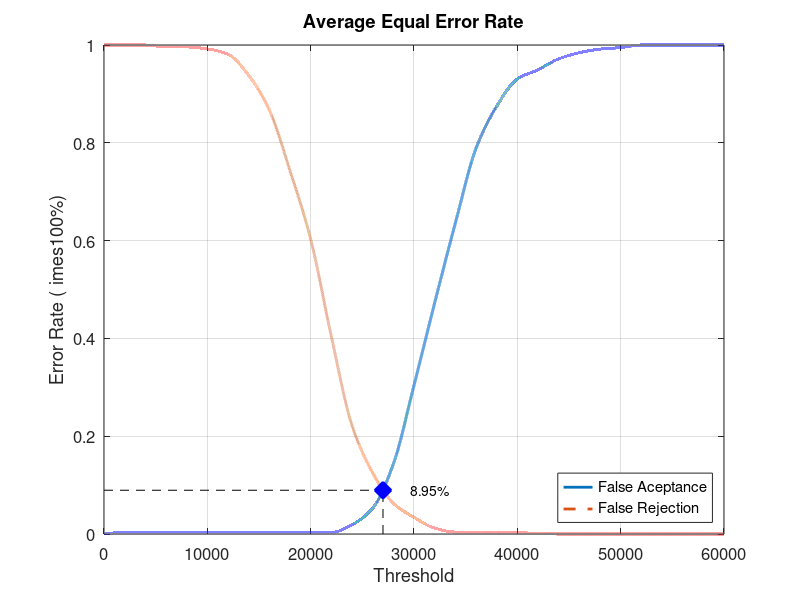
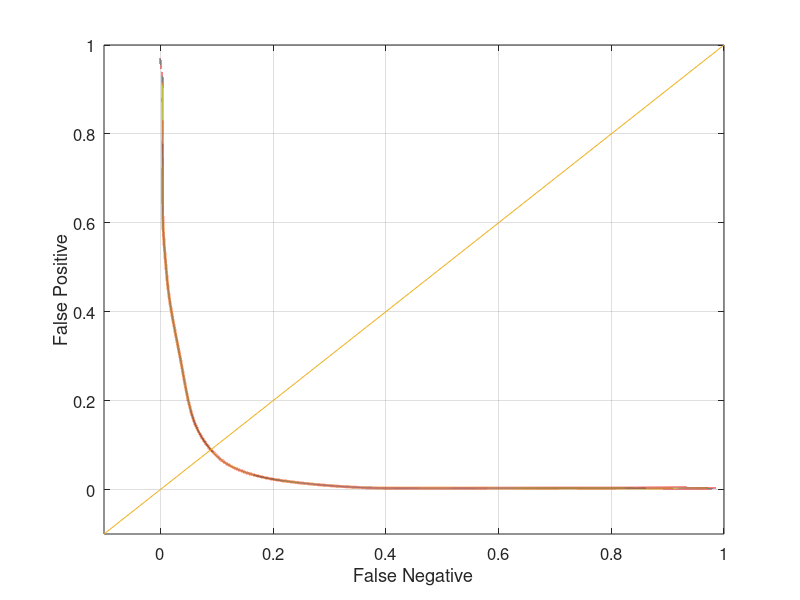

Source code (MATLAB) for these figures, in order:
close all;
clear;
clc;
x = 0:2000:60000;
xq = 0:0.5:60000;

y0 = [0 0.0031579 0.0031579 0.0031579 0.0031579 0.0031579 0.0031579 0.0031579 0.0031579 0.0031579 0.0031579 0.0031579 0.0189474 0.0526316 0.143158 0.304211 0.472632 0.63579 0.788421 0.874737 0.930526 0.949474 0.971579 0.98421 0.991579 0.994737 1 1 1 1 1]
yy0 = interp1(x, y0, xq, 'pchip');
y1 = [1 1 1 0.996 0.996 0.992 0.981 0.938 0.867 0.743 0.603 0.404 0.222 0.125 0.063 0.034 0.012 0.004 0.004 0.004 0.003 0.001 0 0 0 0 0 0 0 0 0]
yy1 = interp1(x, y1, xq, 'pchip');

% Calculating EER: 
y2 = abs(y0 - y1);
find(y2 == min(y2))
yy2 = abs(yy0 - yy1);
xEER = find(yy2 == min(yy2));
xEERIndex = xq(xEER) % X-axis EER
yEER = yy0(xEER) % Y-axis EER

main = figure
plot(xq, yy0,'-','LineWidth', 2);	hold on
plot(xq, yy1,'--','LineWidth', 2);	hold on
plot([xEERIndex xEERIndex], [0 yEER], 'k--');	hold on
plot([0 xEERIndex], [yEER yEER], 'k--');	hold on
plot(xEERIndex, yEER, 'bx', 'LineWidth', 10);	hold on
text(xEERIndex + 10 * xEERIndex / 100, yEER, [num2str(round((10000 * yEER)) / 100) '%'])
legend('False Aceptance', 'False Rejection', 'Location', 'SouthEast')
xlabel('Threshold')
ylabel('Error Rate (	imes100%)')
title('Average Equal Error Rate')
set(gca, 'FontSize', 12)
axis([0 60000 0 1])
grid on

print(main, 'Database3AverageMain', '-dpng');
FNRxFPR = figure('Color', [1 1 1]);
plot(yy1, yy0, '-', yy1, yy0, 'LineWidth', 2);
hold on
y = -0.1:0.1:1
plot(y, y); 
set(gca, 'FontSize', 12)
xlabel('False Negative')
ylabel('False Positive')
axis([-0.1 1 -0.1 1])
set(gca, 'FontSize', 12)
grid on

print(FNRxFPR, 'Database3AverageFNRxFPR','-dpng');
